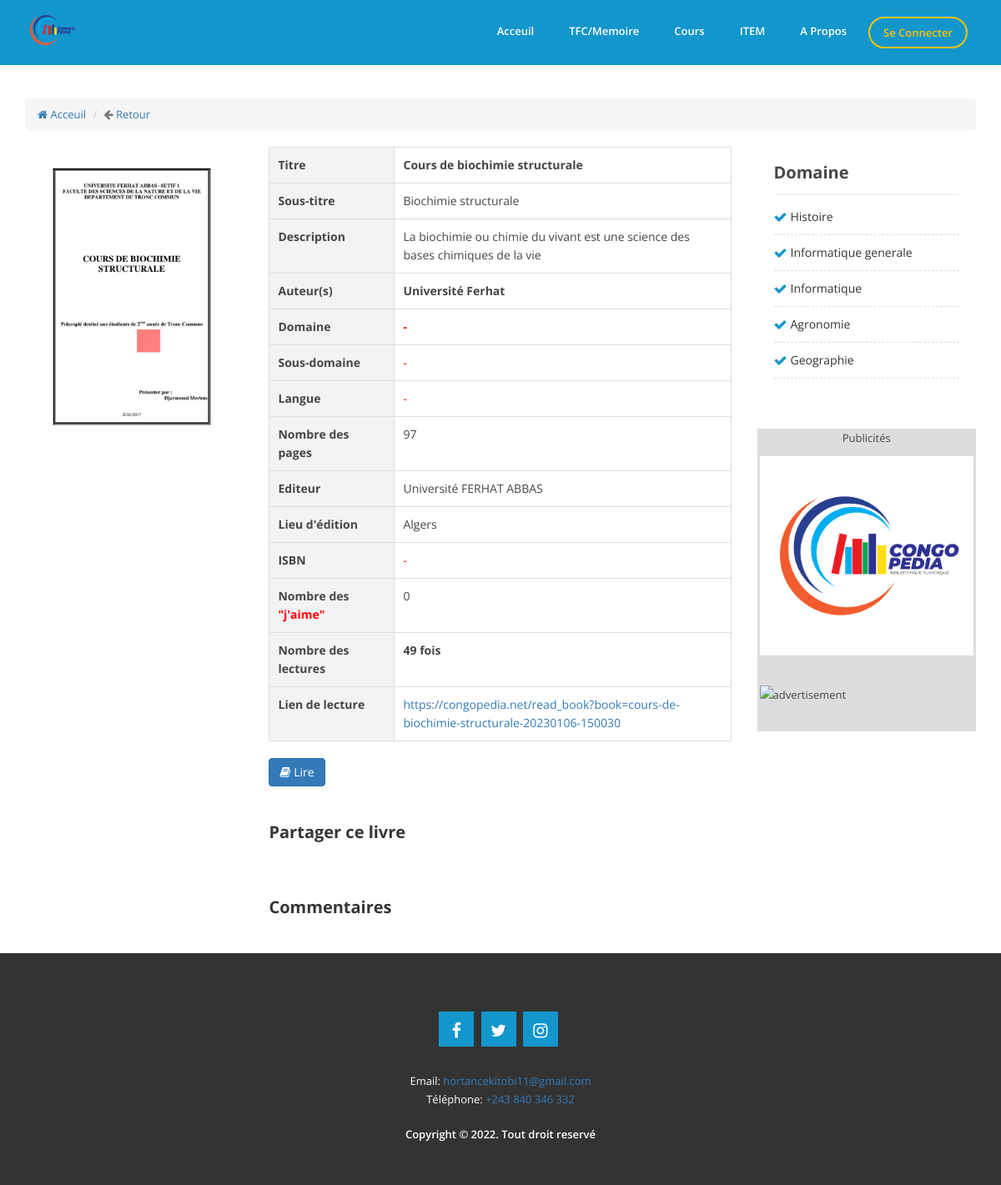
The app's page /detail_book?book=cours-de-biochimie-structurale-20230106-150030, older data.
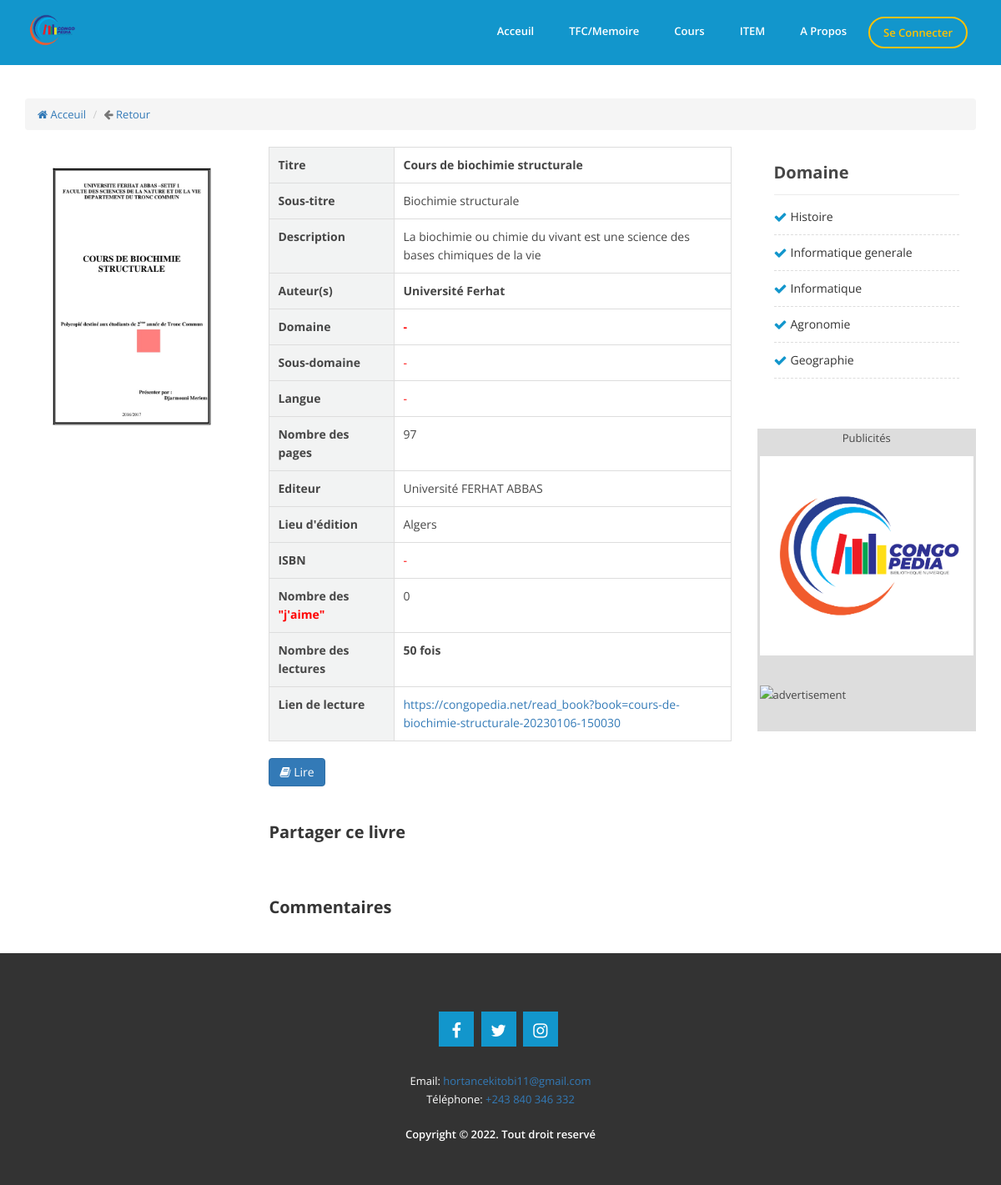
The same page, newer data.
### tables this page shows
CREATE TABLE `t_livre` (
  `CodeLivre` int(11) NOT NULL,
  `Titre` text NOT NULL,
  `book_slug` text NOT NULL,
  `SousTitre` text NOT NULL,
  `Description` text NOT NULL,
  `AuteurPrincipal` varchar(200) NOT NULL,
  `NombrePage` int(11) NOT NULL,
  `NomEditeur` varchar(200) DEFAULT NULL,
  `LieuEdition` varchar(200) NOT NULL,
  `ISBN` varchar(50) NOT NULL,
  `Fichier_livre` text NOT NULL,
  `Image` text NOT NULL,
  `CodeLangue` int(11) NOT NULL,
  `CodeDomaine` int(11) NOT NULL,
  `CodeSousDomaine` int(11) NOT NULL,
  `CodeCompte` int(11) DEFAULT NULL,
  `CodeAdmin` int(11) DEFAULT NULL,
  `CodePropriete` int(11) NOT NULL,
  `Created_on` timestamp NOT NULL DEFAULT current_timestamp() ON UPDATE current_timestamp(),
  `Readed` int(11) NOT NULL,
  `Likes` int(11) NOT NULL,
  `Liked` int(11) NOT NULL,
  `Validate` int(11) NOT NULL,
  `Validate_date` date NOT NULL,
  `Invalidate_date` date NOT NULL,
  `Invalidate_by` int(11) NOT NULL,
  `Statut` int(11) NOT NULL
);

### detail_book.php (called while the page is built, shortened)
<?php
include("includes/sessionclient.php");
include("includes/head.php");
include("includes/header.php");
include("container/detail_book.php");
include("includes/footer.php");
?>

### class/app.php (called while the page is built, shortened)
<?php
class App
{
    private $db_name, $db_user, $db_pass, $db_host, $pdo;
    public function __construct( $db_name = "congopedia", $db_user = "root", $db_pass = "", $db_host = 'localhost' )
    {
        $this->db_name = $db_name;
        $this->db_user = $db_user;
        $this->db_pass = $db_pass;
        $this->db_host = $db_host;
    }
    public function getPDO()
    {
        try {
            if ( $this->pdo === null ) {
                $pdo_ = new PDO( 'mysql:host=' . $this->db_host . '; port=3306; dbname=' . $this->db_name . ';charset=utf8', $this->db_user, $this->db_pass );
                $pdo_->setAttribute( PDO::ATTR_ERRMODE, PDO::ERRMODE_WARNING );
                $this->pdo = $pdo_;
            }
        } catch ( PDOException $ex ) {
            die( $ex->getMessage() );
        }
        return $this->pdo;
    }
    public function fetch( $statement )
    {
        $req = $this->getPDO()->query( $statement );
        $data = $req->fetch();
        return $data;
    }
}
$app=new App('congopedia');
?>

### container/detail_book.php (the view, shortened to what the changed rows need)
<?php
$book = $_GET['book'];
$sql = "SELECT * FROM t_livre
                    LEFT JOIN t_domaine
                    ON t_livre.CodeDomaine=t_domaine.CodeDomaine
                    LEFT JOIN t_sous_domaine
                    ON t_livre.CodeSousDomaine=t_sous_domaine.CodeSousDomaine
                    LEFT JOIN t_langue
                    ON t_livre.CodeLangue=t_langue.CodeLangue
                    WHERE book_slug = '$book'";
$req = $app->fetch($sql);
?>
<div class="single-channel">
    <div class="container">
        <div class="row">
            <div class="col-md-9 col-sm-12 col-xs-12">
                <div class="row">
                    <div class="col-md-4">
                        <div class="channel-text">
                            <div class="channel-video">
                                <img src="superadmin/thumbmnail/<?php echo $req['Image']; ?>" alt="" style="img-responsive; margin: 5px 5px 5px 0px;">
                            </div>
                        </div>
                    </div>
                    <div class="col-md-8">
                        <div class="channel-text">
                            <div class="channel-text">
                                <div class="book-table">
                                    <div class="book-table-row">
                                        <div class="book-table-cell"><span style="font-weight: bold;"><?php echo $req['Titre'] ?></span>
                                        </div>
                                    </div>
                                    <div class="book-table-row">
                                        <div class="book-table-cell">Sous-titre</div>
                                        <div class="book-table-cell"><?php if($req['SousTitre']!=''){echo $req['SousTitre'];}else{echo "<span style='color: red;'>-</span>";}  ?>
                                        </div>
                                    </div>
                                    <div class="book-table-row">
                                        <div class="book-table-cell">Description</div>
                                        <div class="book-table-cell"><?php if($req['Description']!=''){echo $req['Description'];}else{echo "<span style='color: red;'>-</span>";}  ?>
                                        </div>
                                    </div>
                                    <div class="book-table-row">
                                        <div class="book-table-cell"><span style="font-weight: bold;"><?php if($req['AuteurPrincipal']!=''){echo $req['AuteurPrincipal'];}else{echo "<span style='color: red;'>-</span>";}  ?></span></div>
                                    </div>
                                    <div class="book-table-row">
                                        <div class="book-table-cell">Nombre des pages</div>
                                        <div class="book-table-cell"><?php if($req['NombrePage']!=''){echo $req['NombrePage'];}else{echo "<span style='color: red;'>-</span>";}  ?></div>
                                    </div>
                                    <div class="book-table-row">
                                        <div class="book-table-cell">Editeur</div>
                                        <div class="book-table-cell"><?php if($req['NomEditeur']!=''){echo $req['NomEditeur'];}else{echo "<span style='color: red;'>-</span>";}  ?></div>
                                    </div>
                                    <div class="book-table-row">
                                        <div class="book-table-cell">Lieu d'édition</div>
                                        <div class="book-table-cell">
                                            <?php if($req['LieuEdition']!=''){echo $req['LieuEdition'];}else{echo "<span style='color: red;'>-</span>";}  ?>
                                        </div>
                                    </div>
                                    <div class="book-table-row">
                                        <div class="book-table-cell">Nombre des <span class="error">"j'aime"</span></div>
                                        <div class="book-table-cell">
                                            <?php if($req['Liked']!=''){echo $req['Liked'];}else{echo "<span style='color: red;'>-</span>";}  ?>
                                        </div>
                                    </div>
                                    <div class="book-table-row">
                                        <div class="book-table-cell">
                                            <span style="font-weight: bold;"><?php if($req['Readed']!=''){echo $req['Readed'].' fois';}else{echo "<span style='color: red;'>-</span>";}  ?></span>
                                        </div>
                                    </div>
                                    <div class="book-table-row">
                                        <div class="book-table-cell"><a href="read_book?book=<?php echo $req['book_slug'] ?>"
                                                                        >https://congopedia.net/read_book?book=<?php echo $req['book_slug'] ?></a>
                                        </div>
                                    </div>
                                </div>
                                <h2>Partager ce livre</h2>
                                <h2>Commentaires</h2>
                            </div>
                        </div>
                    </div>
                </div>
            </div>
            <div class="col-md-3 col-sm-12 col-xs-12">
                <div class="channel-categories">
                    <h2>Domaine</h2>
                </div>
            </div>
        </div>
    </div>
</div>

Row changes from the older to the newer data that the page shows:
changed t_livre "Cours de biochimie structurale": Readed "49" → "50"
